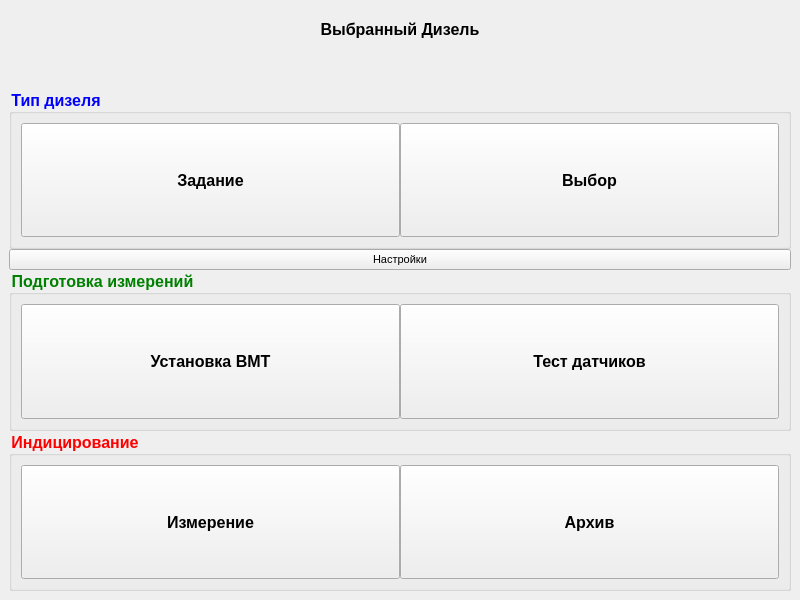
<?xml version="1.0" encoding="UTF-8"?>
<ui version="4.0">
 <class>MainWindow</class>
 <widget class="QMainWindow" name="MainWindow">
  <property name="enabled">
   <bool>true</bool>
  </property>
  <property name="geometry">
   <rect>
    <x>0</x>
    <y>0</y>
    <width>800</width>
    <height>600</height>
   </rect>
  </property>
  <property name="sizePolicy">
   <sizepolicy hsizetype="Preferred" vsizetype="Preferred">
    <horstretch>0</horstretch>
    <verstretch>0</verstretch>
   </sizepolicy>
  </property>
  <property name="minimumSize">
   <size>
    <width>640</width>
    <height>480</height>
   </size>
  </property>
  <property name="maximumSize">
   <size>
    <width>800</width>
    <height>600</height>
   </size>
  </property>
  <property name="font">
   <font>
    <pointsize>8</pointsize>
   </font>
  </property>
  <property name="windowTitle">
   <string>Дизель-Адмирал</string>
  </property>
  <widget class="QWidget" name="centralWidget">
   <property name="minimumSize">
    <size>
     <width>640</width>
     <height>480</height>
    </size>
   </property>
   <layout class="QGridLayout" name="gridLayout">
    <property name="leftMargin">
     <number>9</number>
    </property>
    <property name="topMargin">
     <number>9</number>
    </property>
    <property name="rightMargin">
     <number>9</number>
    </property>
    <property name="bottomMargin">
     <number>9</number>
    </property>
    <property name="horizontalSpacing">
     <number>9</number>
    </property>
    <property name="verticalSpacing">
     <number>0</number>
    </property>
    <item row="2" column="0">
     <widget class="QGroupBox" name="groupBox">
      <property name="sizePolicy">
       <sizepolicy hsizetype="Preferred" vsizetype="Preferred">
        <horstretch>0</horstretch>
        <verstretch>0</verstretch>
       </sizepolicy>
      </property>
      <property name="minimumSize">
       <size>
        <width>0</width>
        <height>0</height>
       </size>
      </property>
      <property name="font">
       <font>
        <pointsize>12</pointsize>
        <weight>75</weight>
        <bold>true</bold>
       </font>
      </property>
      <property name="styleSheet">
       <string notr="true">QGroupBox { color: blue; } </string>
      </property>
      <property name="title">
       <string>Тип дизеля</string>
      </property>
      <layout class="QHBoxLayout" name="horizontalLayout">
       <property name="spacing">
        <number>0</number>
       </property>
       <property name="leftMargin">
        <number>9</number>
       </property>
       <property name="topMargin">
        <number>9</number>
       </property>
       <property name="rightMargin">
        <number>9</number>
       </property>
       <property name="bottomMargin">
        <number>9</number>
       </property>
       <item>
        <widget class="QPushButton" name="buttonDieselType">
         <property name="sizePolicy">
          <sizepolicy hsizetype="Preferred" vsizetype="Preferred">
           <horstretch>0</horstretch>
           <verstretch>0</verstretch>
          </sizepolicy>
         </property>
         <property name="maximumSize">
          <size>
           <width>16777215</width>
           <height>16777215</height>
          </size>
         </property>
         <property name="font">
          <font>
           <pointsize>12</pointsize>
           <weight>75</weight>
           <bold>true</bold>
          </font>
         </property>
         <property name="autoFillBackground">
          <bool>false</bool>
         </property>
         <property name="text">
          <string>Задание</string>
         </property>
        </widget>
       </item>
       <item>
        <widget class="QPushButton" name="buttonSelectDiesel">
         <property name="sizePolicy">
          <sizepolicy hsizetype="Preferred" vsizetype="Preferred">
           <horstretch>0</horstretch>
           <verstretch>0</verstretch>
          </sizepolicy>
         </property>
         <property name="minimumSize">
          <size>
           <width>0</width>
           <height>0</height>
          </size>
         </property>
         <property name="maximumSize">
          <size>
           <width>16777215</width>
           <height>16777215</height>
          </size>
         </property>
         <property name="font">
          <font>
           <pointsize>12</pointsize>
           <weight>75</weight>
           <bold>true</bold>
          </font>
         </property>
         <property name="text">
          <string>Выбор</string>
         </property>
        </widget>
       </item>
      </layout>
     </widget>
    </item>
    <item row="4" column="0">
     <widget class="QGroupBox" name="groupBox_2">
      <property name="sizePolicy">
       <sizepolicy hsizetype="Preferred" vsizetype="Preferred">
        <horstretch>0</horstretch>
        <verstretch>0</verstretch>
       </sizepolicy>
      </property>
      <property name="minimumSize">
       <size>
        <width>0</width>
        <height>0</height>
       </size>
      </property>
      <property name="font">
       <font>
        <pointsize>12</pointsize>
        <weight>75</weight>
        <bold>true</bold>
       </font>
      </property>
      <property name="styleSheet">
       <string notr="true">QGroupBox { color: green; } </string>
      </property>
      <property name="title">
       <string>Подготовка измерений</string>
      </property>
      <layout class="QHBoxLayout" name="horizontalLayout_2">
       <property name="spacing">
        <number>0</number>
       </property>
       <property name="leftMargin">
        <number>9</number>
       </property>
       <property name="topMargin">
        <number>9</number>
       </property>
       <property name="rightMargin">
        <number>9</number>
       </property>
       <property name="bottomMargin">
        <number>9</number>
       </property>
       <item>
        <widget class="QPushButton" name="buttonVMTSetup">
         <property name="sizePolicy">
          <sizepolicy hsizetype="Preferred" vsizetype="Preferred">
           <horstretch>0</horstretch>
           <verstretch>0</verstretch>
          </sizepolicy>
         </property>
         <property name="maximumSize">
          <size>
           <width>16777215</width>
           <height>16777215</height>
          </size>
         </property>
         <property name="font">
          <font>
           <pointsize>12</pointsize>
           <weight>75</weight>
           <bold>true</bold>
          </font>
         </property>
         <property name="text">
          <string>Установка ВМТ</string>
         </property>
        </widget>
       </item>
       <item>
        <widget class="QPushButton" name="buttonTest">
         <property name="sizePolicy">
          <sizepolicy hsizetype="Preferred" vsizetype="Preferred">
           <horstretch>0</horstretch>
           <verstretch>0</verstretch>
          </sizepolicy>
         </property>
         <property name="maximumSize">
          <size>
           <width>16777215</width>
           <height>16777215</height>
          </size>
         </property>
         <property name="font">
          <font>
           <pointsize>12</pointsize>
           <weight>75</weight>
           <bold>true</bold>
          </font>
         </property>
         <property name="text">
          <string>Тест датчиков</string>
         </property>
        </widget>
       </item>
      </layout>
     </widget>
    </item>
    <item row="5" column="0">
     <widget class="QGroupBox" name="groupBox_3">
      <property name="sizePolicy">
       <sizepolicy hsizetype="Preferred" vsizetype="Preferred">
        <horstretch>0</horstretch>
        <verstretch>0</verstretch>
       </sizepolicy>
      </property>
      <property name="minimumSize">
       <size>
        <width>0</width>
        <height>0</height>
       </size>
      </property>
      <property name="font">
       <font>
        <pointsize>12</pointsize>
        <weight>75</weight>
        <bold>true</bold>
       </font>
      </property>
      <property name="styleSheet">
       <string notr="true">QGroupBox { color: red; } </string>
      </property>
      <property name="title">
       <string>Индицирование</string>
      </property>
      <layout class="QHBoxLayout" name="horizontalLayout_3">
       <property name="spacing">
        <number>0</number>
       </property>
       <property name="leftMargin">
        <number>9</number>
       </property>
       <property name="topMargin">
        <number>9</number>
       </property>
       <property name="rightMargin">
        <number>9</number>
       </property>
       <property name="bottomMargin">
        <number>9</number>
       </property>
       <item>
        <widget class="QPushButton" name="buttonMetering">
         <property name="sizePolicy">
          <sizepolicy hsizetype="Preferred" vsizetype="Preferred">
           <horstretch>0</horstretch>
           <verstretch>0</verstretch>
          </sizepolicy>
         </property>
         <property name="maximumSize">
          <size>
           <width>16777215</width>
           <height>16777215</height>
          </size>
         </property>
         <property name="font">
          <font>
           <pointsize>12</pointsize>
           <weight>75</weight>
           <bold>true</bold>
          </font>
         </property>
         <property name="text">
          <string>Измерение</string>
         </property>
        </widget>
       </item>
       <item>
        <widget class="QPushButton" name="buttonArchive">
         <property name="sizePolicy">
          <sizepolicy hsizetype="Preferred" vsizetype="Preferred">
           <horstretch>0</horstretch>
           <verstretch>0</verstretch>
          </sizepolicy>
         </property>
         <property name="maximumSize">
          <size>
           <width>16777215</width>
           <height>16777215</height>
          </size>
         </property>
         <property name="font">
          <font>
           <pointsize>12</pointsize>
           <weight>75</weight>
           <bold>true</bold>
          </font>
         </property>
         <property name="text">
          <string>Архив</string>
         </property>
        </widget>
       </item>
      </layout>
     </widget>
    </item>
    <item row="1" column="0">
     <widget class="QLabel" name="labelDieselInfo">
      <property name="maximumSize">
       <size>
        <width>16777215</width>
        <height>40</height>
       </size>
      </property>
      <property name="font">
       <font>
        <pointsize>12</pointsize>
        <weight>75</weight>
        <bold>true</bold>
       </font>
      </property>
      <property name="styleSheet">
       <string notr="true">color: &quot;aqua&quot;</string>
      </property>
      <property name="text">
       <string/>
      </property>
      <property name="alignment">
       <set>Qt::AlignCenter</set>
      </property>
     </widget>
    </item>
    <item row="3" column="0">
     <widget class="QPushButton" name="buttonSettings">
      <property name="text">
       <string>Настройки</string>
      </property>
     </widget>
    </item>
    <item row="0" column="0">
     <widget class="QLabel" name="labelTitle">
      <property name="maximumSize">
       <size>
        <width>16777215</width>
        <height>40</height>
       </size>
      </property>
      <property name="font">
       <font>
        <pointsize>12</pointsize>
        <weight>75</weight>
        <bold>true</bold>
       </font>
      </property>
      <property name="text">
       <string>Выбранный Дизель</string>
      </property>
      <property name="alignment">
       <set>Qt::AlignCenter</set>
      </property>
     </widget>
    </item>
   </layout>
  </widget>
  <action name="Settings">
   <property name="text">
    <string>Настройки</string>
   </property>
  </action>
 </widget>
 <layoutdefault spacing="6" margin="11"/>
 <resources/>
 <connections/>
</ui>
